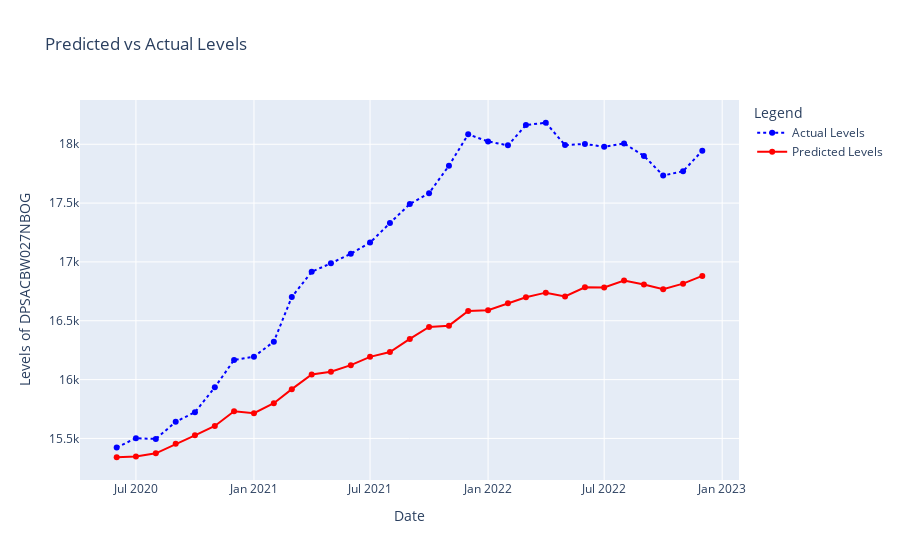

This figure's notebook cell:
### Code cell
# Calculate the levels from the differences
initial_level = df['DPSACBW027NBOG'].iloc[len(train_df)]
y_pred_levels = np.concatenate([[initial_level], y_pred]).cumsum()

# Adjust y_test to levels
y_test_levels = np.concatenate([[initial_level], y_test]).cumsum()

# Create the plot for levels
fig_levels = go.Figure()

# Add actual levels as a dotted line plot
fig_levels.add_trace(go.Scatter(
    x=test_df.index, 
    y=y_test_levels[1:], 
    mode='lines+markers', 
    name='Actual Levels',
    line=dict(dash='dot', color='blue')
))

# Add predicted levels as a solid line plot
fig_levels.add_trace(go.Scatter(
    x=test_df.index, 
    y=y_pred_levels[1:], 
    mode='lines+markers', 
    name='Predicted Levels',
    line=dict(color='red')
))

# Update the layout
fig_levels.update_layout(
    title='Predicted vs Actual Levels',
    xaxis_title='Date',
    yaxis_title='Levels of DPSACBW027NBOG',
    legend_title='Legend'
)

# Show the plot for levels
fig_levels.show()

### Figure 1 — Plotly figure (JSON) as saved in the notebook; plotly's stock layout.template omitted (floating-point values rounded to 4 significant figures)
{"data": [{"line": {"color": "blue", "dash": "dot"}, "mode": "lines+markers", "name": "Actual Levels", "type": "scatter", "x": ["2020-06-01T00:00:00", "2020-07-01T00:00:00", "2020-08-01T00:00:00", "2020-09-01T00:00:00", "2020-10-01T00:00:00", "2020-11-01T00:00:00", "2020-12-01T00:00:00", "2021-01-01T00:00:00", "2021-02-01T00:00:00", "2021-03-01T00:00:00", "2021-04-01T00:00:00", "2021-05-01T00:00:00", "2021-06-01T00:00:00", "2021-07-01T00:00:00", "2021-08-01T00:00:00", "2021-09-01T00:00:00", "2021-10-01T00:00:00", "2021-11-01T00:00:00", "2021-12-01T00:00:00", "2022-01-01T00:00:00", "2022-02-01T00:00:00", "2022-03-01T00:00:00", "2022-04-01T00:00:00", "2022-05-01T00:00:00", "2022-06-01T00:00:00", "2022-07-01T00:00:00", "2022-08-01T00:00:00", "2022-09-01T00:00:00", "2022-10-01T00:00:00", "2022-11-01T00:00:00", "2022-12-01T00:00:00"], "y": [15420.0, 15500.0, 15500.0, 15640.0, 15720.0, 15930.0, 16170.0, 16190.0, 16320.0, 16700.0, 16920.0, 16990.0, 17070.0, 17160.0, 17330.0, 17490.0, 17580.0, 17820.0, 18080.0, 18020.0, 17990.0, 18160.0, 18180.0, 17990.0, 18000.0, 17980.0, 18010.0, 17900.0, 17730.0, 17770.0, 17950.0]}, {"line": {"color": "red"}, "mode": "lines+markers", "name": "Predicted Levels", "type": "scatter", "x": ["2020-06-01T00:00:00", "2020-07-01T00:00:00", "2020-08-01T00:00:00", "2020-09-01T00:00:00", "2020-10-01T00:00:00", "2020-11-01T00:00:00", "2020-12-01T00:00:00", "2021-01-01T00:00:00", "2021-02-01T00:00:00", "2021-03-01T00:00:00", "2021-04-01T00:00:00", "2021-05-01T00:00:00", "2021-06-01T00:00:00", "2021-07-01T00:00:00", "2021-08-01T00:00:00", "2021-09-01T00:00:00", "2021-10-01T00:00:00", "2021-11-01T00:00:00", "2021-12-01T00:00:00", "2022-01-01T00:00:00", "2022-02-01T00:00:00", "2022-03-01T00:00:00", "2022-04-01T00:00:00", "2022-05-01T00:00:00", "2022-06-01T00:00:00", "2022-07-01T00:00:00", "2022-08-01T00:00:00", "2022-09-01T00:00:00", "2022-10-01T00:00:00", "2022-11-01T00:00:00", "2022-12-01T00:00:00"], "y": [15340.0, 15350.0, 15370.0, 15450.0, 15530.0, 15610.0, 15730.0, 15710.0, 15800.0, 15920.0, 16040.0, 16070.0, 16120.0, 16190.0, 16230.0, 16350.0, 16450.0, 16460.0, 16580.0, 16590.0, 16650.0, 16700.0, 16740.0, 16710.0, 16780.0, 16780.0, 16840.0, 16810.0, 16770.0, 16820.0, 16880.0]}], "layout": {"legend": {"title": {"text": "Legend"}}, "title": {"text": "Predicted vs Actual Levels"}, "xaxis": {"title": {"text": "Date"}}, "yaxis": {"title": {"text": "Levels of DPSACBW027NBOG"}}}}
